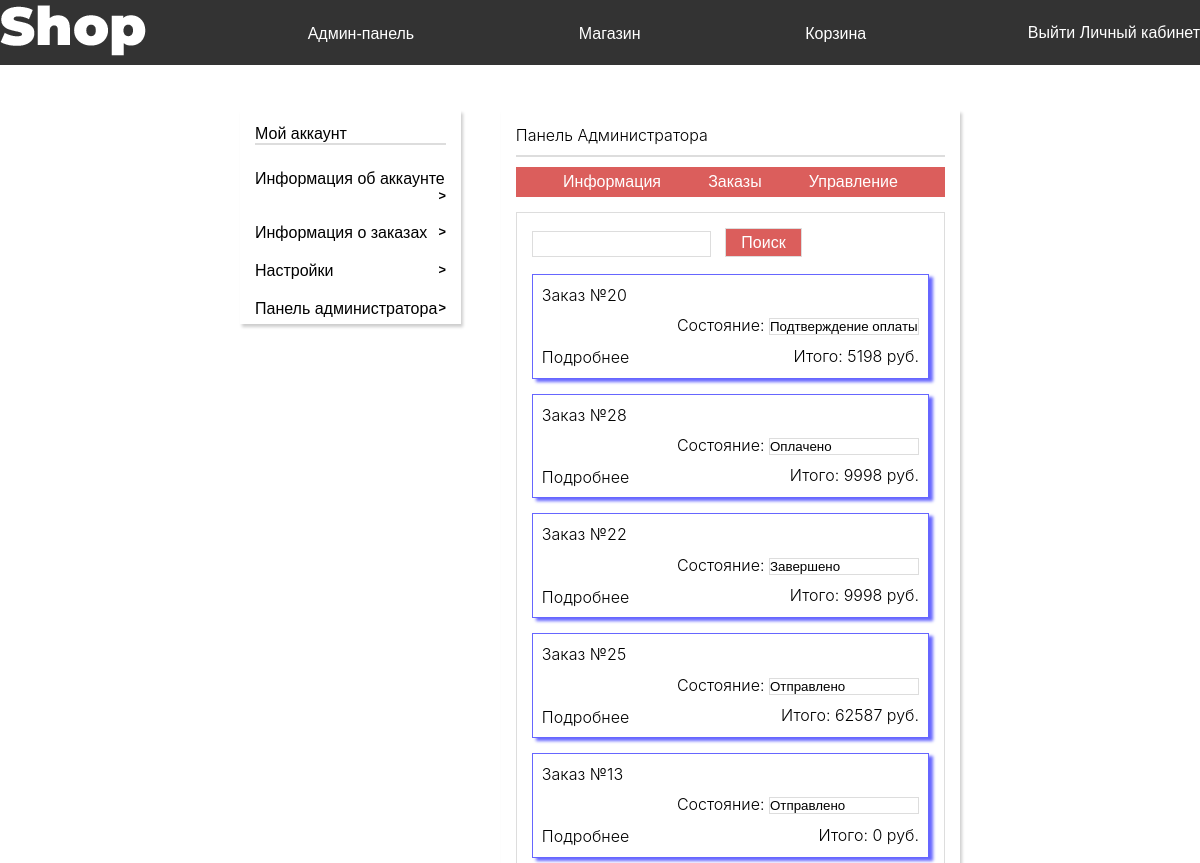
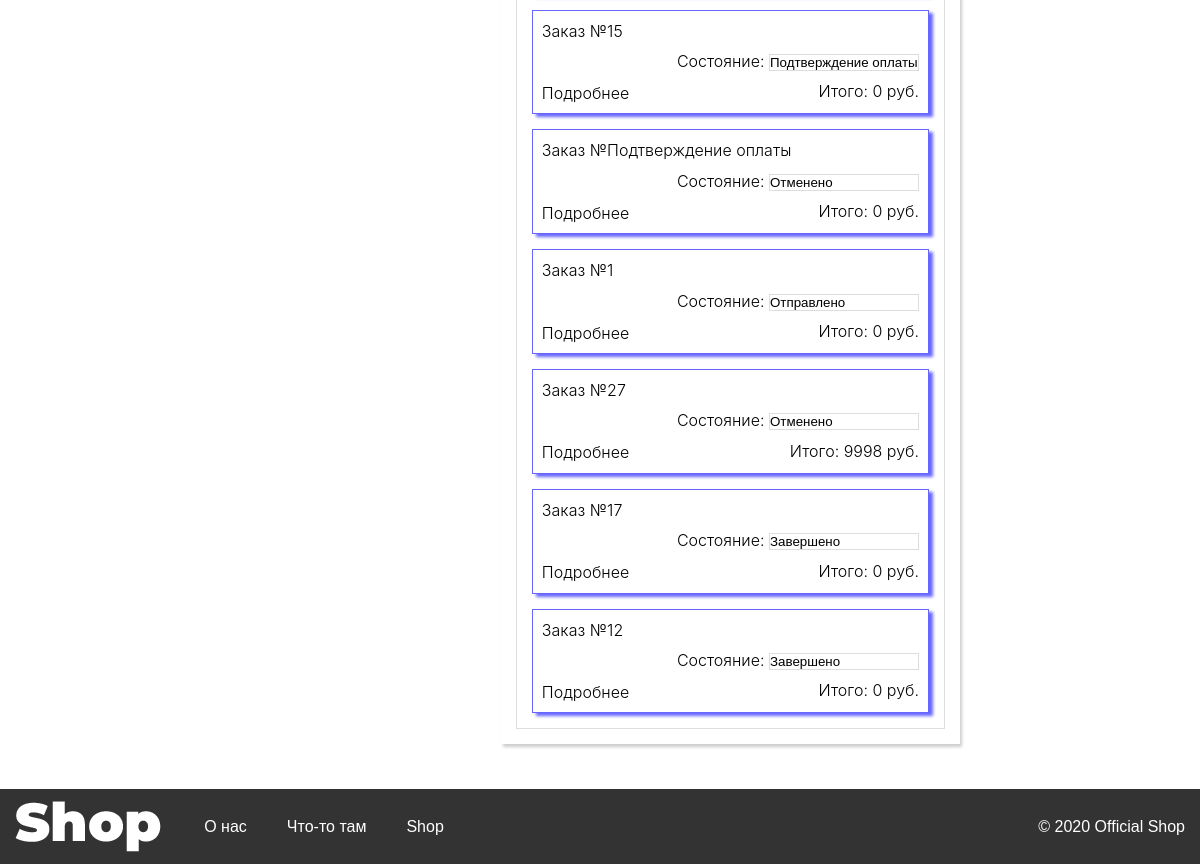
The app's page /cabinet/admin/orders/ (signed in), older data (2 pictures, top to bottom).
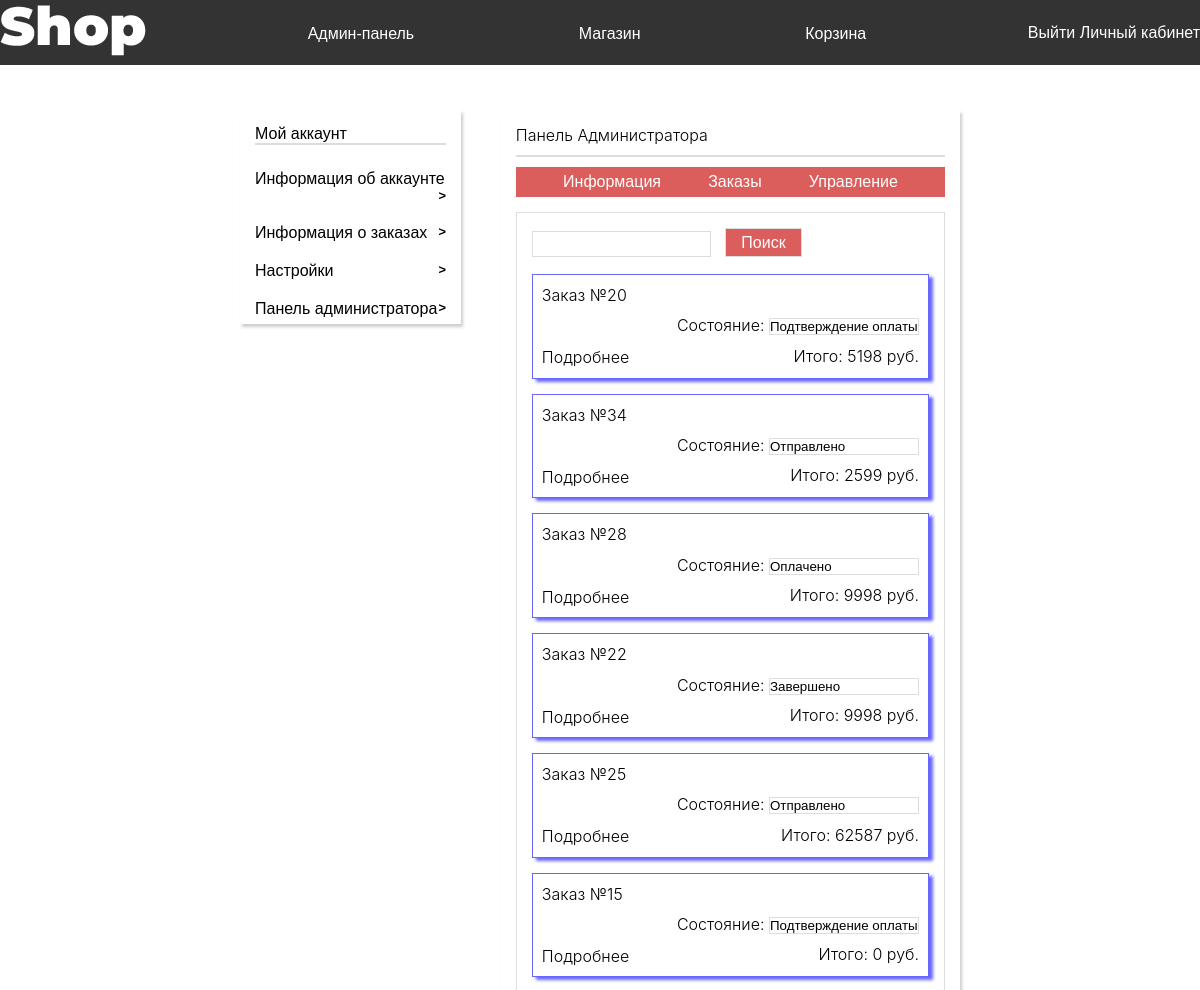
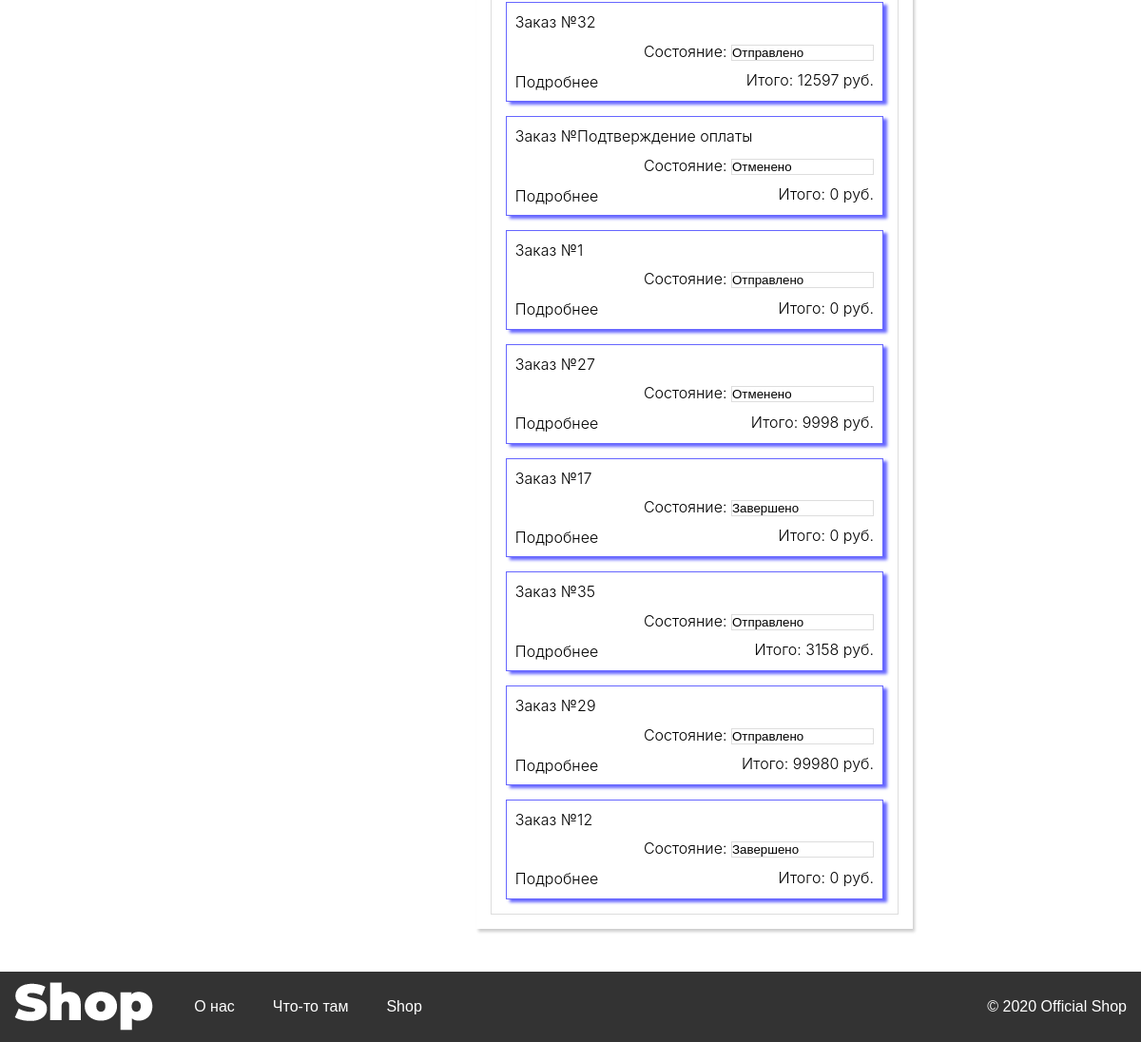
The same page, newer data (2 pictures, top to bottom).
### Cabinet/models.py (models this page shows, shortened)
class Orders(models.Model):
    userName =  models.TextField()
    goodId  =   models.IntegerField()
    count = models.IntegerField()
    result = models.IntegerField(default = 0)
    numberOfOrder = models.TextField()
    status = models.TextField(default = "Отправлено")

### Cabinet/views.py (the view)
# urls.py: path('admin/orders/', views.cabinet_admin_orders, name="cabinet_admin_orders"),
def cabinet_admin_orders(request):
    if request.POST:
        try:
            id = request.POST["hiddenId"]
            stat = request.POST["stat"]
            orders = Orders.objects.filter(numberOfOrder = id)
            if(stat == "Удалить"):
                orders = Orders.objects.filter(numberOfOrder = id)
                for i in orders:
                    i.delete()
                return HttpResponseRedirect("/cabinet/admin/orders")
            for i in orders:
                i.status = stat
                i.save()
            orders = Orders.objects.all().order_by('-id')
        except Exception as e:
            search = request.POST["search"]
            orders = Orders.objects.filter(numberOfOrder = search).order_by('-id')
            if search == "":
                orders = Orders.objects.all().order_by('-id')
    else:
        orders = Orders.objects.all().order_by('-id')
    alreadyOrders = []
    allNumOfOrders = set()
    for i in orders:
        allNumOfOrders.add(i.numberOfOrder)
    for i in allNumOfOrders:
        order = {}
        goods = []
        orders = Orders.objects.filter(numberOfOrder = i).order_by('-id')
        for j in orders:
            order['result'] = j.result
            order['userName'] = j.userName
            AboutGood = About_goods.objects.get(id = j.goodId)
            goods.append({"good" : AboutGood,
                          'count' : j.count,
                          "price": j.count*AboutGood.price})
        order['status'] = j.status
        order['numberOfOrder'] = i
        order['goods'] = goods
        alreadyOrders.append(order)
    dict = {"aunt":True, "orders" : alreadyOrders}
    return checkAunt(request, "adminblock_orders", dict, 1)

### Cabinet/views.py (called while the page is built)
def checkAunt(request, what, dict, admin = 0):
    if request.user.is_authenticated:
        count = calculate_new(request.session["user"])
        newGoods = "" if count == 0 else count
        ID = request.session['id']
        usr = User.objects.get(id = ID)
        dict['admin'] = usr.is_staff
        dict["goodsInBasket"] = newGoods
        if(admin):
            if(dict['admin']):
                return render(request, "CabinetTemp/"+ what +".html", dict)
            else:
                return HttpResponseRedirect("/cabinet")
        return render(request, "CabinetTemp/"+ what +".html", dict)
    return HttpResponseRedirect("/main")

### Main/basket_new_goods.py (called while the page is built)
def calculate_new(userName):
    result = 0
    try:
        goods = Goods_of_user.objects.filter(userName = userName)
        for i in goods:
            if(i.checked == 0):
                result+=1
        return result
    except Exception as e:
        return result

### Registration/templates/CabinetTemp/adminblock_orders.html (shortened to what this page needs)
{%extends "CabinetTemp/adminblock.html"%}
{%block adminblock%}
{% load static %}
<div class='a-o-block adminBlock'>
    <div class="a-block">
        <form action="" method="post">
            <input name="search" type="search">
            <button type="submit">Поиск</button>
            {% csrf_token %}</form>
        {%for i in orders%}
        <form id='form{{i.numberOfOrder}}' action='' method = 'post'>
            <div>
                <div class="order">
                    <div class="orderBox">
                        <p>Заказ №{{i.numberOfOrder}} </p>
                        <div class='status'>
                            <p>Состояние:
                                <select name="stat" onchange='document.getElementById("form{{i.numberOfOrder}}").submit()'>
                                    <option  selected>{{i.status}}</option>
                                </select></p>
                            <p>Итого: {{ i.result }} руб.</p>
                        </div>
                        <div style = "font-size:14px;" class='details' onclick='detailBox({{i.numberOfOrder}})'>
                            <p>Подробнее</p>
                        </div>
                    </div>
                </div>
            </div>
        </form>
        {%endfor%}
    </div>
</div>
{%endblock%}

### Registration/templates/CabinetTemp/adminblock.html
{%extends "CabinetTemp/cabinet.html"%}
{%block content_in_cabinet%}
        <div class="infoBlock admin">
            <div class="info">
                <div class='blockName'>
                    <h2>Панель Администратора</h2>
                    <hr>
                </div>
                <div class='mainBlock'>
                    <div class='adminMenu'>
                       <a href="/cabinet/admin/info/">  Информация</a>
                         <a href="/cabinet/admin/orders/"> Заказы</a>
                         <a href="/cabinet/admin/management/"> Управление</a>
                    </div>
                    {%block adminblock%}
                    {%endblock%}
                </div>
            </div>
        </div>
{%endblock%}

### Registration/templates/CabinetTemp/cabinet.html (shortened to what this page needs)
{%extends "index.html"%}
{%block head%}
{% load static %}
<link rel="stylesheet" href="{%static 'cabinet.css'%}">
{%endblock%}
{%block content%}
<div class="content">
    <div class="contentBox">
        <div class="controlPanel">
            <div class='listPanel'><span>Мой аккаунт</span>
                <hr>
            </div>
            <div class="item">
                <a href="/cabinet/info/"><button style="cursor: pointer;background: none; border: none;">Информация об аккаунте</button></a>
                <a href="/cabinet/orders/"><button style="cursor: pointer;background: none; border: none;">Информация о заказах</button></a>
                <a href="/cabinet/settings/"><button style="cursor: pointer;background: none; border: none;">Настройки</button></a>
                {%if admin%}
                <a href="/cabinet/admin/"><button style="cursor: pointer;background: none; border: none;">Панель администратора</button></a>
                {%endif %}
            </div>
        </div>
        {% block content_in_cabinet %}
        {% endblock %}
    </div>
</div>
    {%endblock%}

### Registration/templates/index.html (shortened to what this page needs)
<!DOCTYPE html>
<html>
<head>
	{% load static %}
	<link rel='stylesheet' href="{%static 'main.css' %}">
	{%block head%}
	{%endblock%}
</head>
<body>
	<header class='header'>
		<div class='container'>
			<nav class='bar'>
				<a href="/main/"><img src='/static/images/shop.png' alt=''></a>
				<div class='menu'>
					<div>
						<a href='/admin/'>Админ-панель</a>
					</div>
					<div>
						<a href='/store/'>Магазин</a>
					</div>
					<div>
						<a href='/basket/'>Корзина </a>
					</div>
				</div>
				<div class='login'>
					{%if aunt%}
					<button><a class="login" href="/login/logout">Выйти</a></button>
					<button><a class="login" href="/cabinet">Личный кабинет</a></button>
					{% else %}
					<button><a class="login" href="/login">Войти</a></button>
					<button><a class="login" href="/registration">Регистрация</a></button>
					{%endif%}
				</div>
			</nav>
		</div>
	</header>
	{%block content%}
	{%endblock%}
	<footer class='footer'>
		<div class='nav-footer'>
			<div class='footer-block'>
				<img src="/static/images/shop.png" alt="">
				<ul class='footer-list'>
					<li><a href='/about/'>О нас</a></li>
					<li><a href='/about/'>Что-то там</a></li>
					<li><a href=''>Shop</a></li>
				</ul>
				<div class='copyright'>
					<span>© 2020 <span itemprop="publisher" itemscope="" itemtype="https://schema.org/Organization">
							<span itemprop="name">Official Shop</span></span>
					</span>
				</div>
			</div>
		</div>
	</footer>
	<div class="snowContainer">
	</div>
</body>
</html>

### Registration/static/main.css (style rules this page uses)
:root { --price: red; }
html { cursor: url('/static/cursor/normal.cur'), default; }
* { margin: 0; padding: 0; }
body { background: #fff; margin: 0; padding: 0; display: flex; font-family: "PT Sans", "Helvetica", "Arial", sans-serif; flex-direction: column; min-height: 100vh; }
.box h1,h2,p { font-weight: 300; font-family: -apple-system, system-ui, BlinkMacSystemFont, "Segoe UI", Roboto, "Helvetica Neue", Arial, sans-serif; }
div, h1,h2,h3, a, p, form, button { font-size: 16px; box-sizing: border-box; margin: 0; padding: 0; }
a { color: white; text-decoration: none; }
hr { border: 1px solid; border-color: #ddd; }
.content { margin: 0; padding: 0; flex-grow: 1; }
.header { display: table; background: rgba(0, 0, 0, 0.8); width: 100%; }
.container { position: relative; max-width: 1330px; margin: 0 auto; }
.bar { display: flex; align-items: center; padding: 5px 0; }
.menu { display: flex; flex: 2; justify-content: space-evenly; }
.menu div { font-size: 19px; padding: 3px; }
.menu div a { padding: 5px 0; color: #fff; transition: all 0.5s ease; }
.login { color: white; transition: all 0.2s ease-in-out; }
.footer { width: 100%; max-height: 90px; background: rgba(0, 0, 0, 0.8); }
.nav-footer { padding: 0 15px; }
.footer-block { display: flex; align-items: center; margin: 0 auto; max-width: 87.4375em; }
.footer-list { display: flex; padding: 23.2333px; }
.footer-list li { margin: 0 20px; }
.footer-list li, .footer-list li a { padding: 5px 0; }
.copyright { align-items: center; margin-left: auto; }
.copyright span { color: white; }
.login button { border: none; margin: 0; padding: 0; background: none; }
a { cursor: url(/static/cursor/link.cur), progress !important; }
html { cursor: url(/static/cursor/normal.cur), progress !important; }
select { cursor: url(/static/normal.cur), progress !important; }
.snowContainer { width: 100%; height: 100%; position: absolute; top: 0; left:0; z-index: -1; }

### Registration/static/cabinet.css (style rules this page uses)
.content { width: 60%; margin: 0 auto; }
.contentBox { display: flex; margin: 45px 0; }
.controlPanel { background: white; width: 240px; height: 214px; margin-right: 40px; box-shadow: 2px 3px 3px rgba(0, 0, 0, 0.2); }
.item { display: flex; flex-direction: column; padding: 0 15px 0 15px; }
.controlPanel a { color: black; padding: 10px 0; font-size: .8rem; }
.controlPanel a:after { font-weight: 700; content: ">"; line-height: 16px; float: right; }
.listPanel { padding: 15px; }
.infoBlock { width: 69.3%; background: white; box-shadow: 2px 3px 3px rgba(0, 0, 0, 0.2); }
.info { padding: 15px; }
.mainBlock > div { line-height: 1.9; }
.order { width: 100%; border: 1px solid rgba(0, 0, 255, 0.6); box-shadow: 4px 3px 3px rgba(0, 0, 255, 0.6); }
.details { cursor: pointer; background: none; border: none; box-sizing: content-box; margin-top: 32px; color: black; }
.details { content: ">"; }
.status { float: right; }
.status p:last-child { float: right; }
.order { margin-top: 15px; }
.orderBox { padding: 5px 9px 5px 9px; }
.adminMenu { display: flex; justify-content: space-evenly; }
.a-block { padding: 15px; }
.adminMenu { width: 100%; background: #db5e5c; }
.adminBlock { margin-top: 15px; width: 100%; border: 1px solid #ddd; }
.status select { background: none; border: 1px solid #ddd; -webkit-appearance: none; -moz-appearance: none; appearance: none; }
.a-block form:first-child > input { background: none; border: 1px solid #ddd; height: 26px; margin-right: 10px; }
.a-block form:first-child > button { background: #db5e5c; padding: 5px 15px; border: 1px solid #ddd; height: 29px; color: white; }
.info hr { margin:10px 0; }

Row changes from the older to the newer data that the page shows:
removed Orders: numberOfOrder "13", stat "Отправлено"
added Orders: numberOfOrder "34", stat "Отправлено"
added Orders: numberOfOrder "32"
added Orders: stat "Отправлено"
added Orders: numberOfOrder "35"
added Orders: stat "Отправлено"
added Orders: numberOfOrder "29", stat "Отправлено"
Text that changed along with them:
new list line: "Заказ № Состояние: Итого: 2599 руб. Подробнее"
new list line: "Заказ № Состояние: Итого: 12597 руб. Подробнее"
new list line: "Заказ № Состояние: Итого: 3158 руб. Подробнее"
new list line: "Заказ № Состояние: Итого: 99980 руб. Подробнее"
list line gone: "Заказ № Состояние: Итого: 0 руб. Подробнее"
